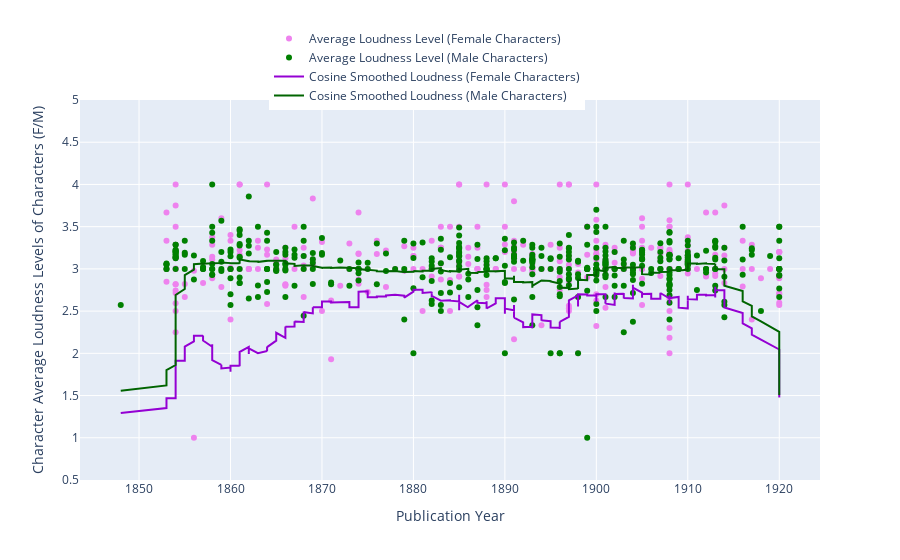

Notebook source saved alongside this figure:
### Code cell
# Character Loudness sorted by female and male average character loudness but independent of authors

import plotly.graph_objects as go
import numpy as np

# Sort the DataFrame by 'text_used_date' column
df_sorted_by_publication_year = df_new2.sort_values(by='text_used_date')

# Calculate cosine smoothed loudness values for females
window_size = 50  # Define the window size for cosine smoothing
cosine_smoothed_loudness_female = np.convolve(df_sorted_by_publication_year['female_loudness_average'], np.ones(window_size)/window_size, mode='same')

# Calculate cosine smoothed loudness values for males
cosine_smoothed_loudness_male = np.convolve(df_sorted_by_publication_year['male_loudness_average'], np.ones(window_size)/window_size, mode='same')

# Create scatter plot for loudness for females
scatter_female = go.Scatter(x=df_sorted_by_publication_year['text_used_date'], 
                            y=df_sorted_by_publication_year['female_loudness_average'],
                            mode='markers',
                            marker=dict(color='violet'),
                            name='Average Loudness Level (Female Characters)',
                            text=df_sorted_by_publication_year['filename'],  # Hover text
                            hoverinfo='text')

# Create scatter plot for loudness for males
scatter_male = go.Scatter(x=df_sorted_by_publication_year['text_used_date'], 
                          y=df_sorted_by_publication_year['male_loudness_average'],
                          mode='markers',
                          marker=dict(color='green'),
                          name='Average Loudness Level (Male Characters)',
                          text=df_sorted_by_publication_year['filename'],  # Hover text
                          hoverinfo='text')

# Create line plot for cosine smoothed loudness for females
line_smoothed_female = go.Scatter(x=df_sorted_by_publication_year['text_used_date'], 
                                  y=cosine_smoothed_loudness_female,
                                  mode='lines',
                                  line=dict(color='darkviolet', width=2),
                                  name='Cosine Smoothed Loudness (Female Characters)')

# Create line plot for cosine smoothed loudness for males
line_smoothed_male = go.Scatter(x=df_sorted_by_publication_year['text_used_date'], 
                                y=cosine_smoothed_loudness_male,
                                mode='lines',
                                line=dict(color='darkgreen', width=2),
                                name='Cosine Smoothed Loudness (Male Characters)')

# Create layout
layout = go.Layout(xaxis=dict(title='Publication Year'),
                   yaxis=dict(title='Character Average Loudness Levels of Characters (F/M)', range=[0.5, 5]),
                   hovermode='closest',
                   legend=dict(x=0.5, y=1.2, orientation='h'),
                   template='plotly') 

# Create figure
fig = go.Figure(data=[scatter_female, scatter_male, line_smoothed_female, line_smoothed_male], layout=layout)

# Show plot
fig.show()

# Export as PNG with high resolution for print
fig.write_image("/Users/sguhr/Desktop/Diss_notebooks/Diss_data_visualization/20240514_CL_female_male_characters_smoothed_medium_res_df_new2_new.png", scale=10)

# Export as HTML
fig.write_html("/Users/sguhr/Desktop/Diss_notebooks/Diss_data_visualization/20240514_CL_female_male_characters_smoothed_medium_res_df_new2_new.html")

### Figure 1 — Plotly figure (JSON) as saved in the notebook; plotly's stock layout.template omitted (floating-point values rounded to 4 significant figures; data arrays with more than 128 entries replaced by an {"elided": "..."} marker saying what was removed)
{"data": [{"hoverinfo": "text", "marker": {"color": "violet"}, "mode": "markers", "name": "Average Loudness Level (Female Characters)", "text": {"elided": "425 str values"}, "type": "scatter", "x": {"elided": "425 int values"}, "y": {"elided": "425 float values"}}, {"hoverinfo": "text", "marker": {"color": "green"}, "mode": "markers", "name": "Average Loudness Level (Male Characters)", "text": {"elided": "425 str values"}, "type": "scatter", "x": {"elided": "425 int values"}, "y": {"elided": "425 float values"}}, {"line": {"color": "darkviolet", "width": 2}, "mode": "lines", "name": "Cosine Smoothed Loudness (Female Characters)", "type": "scatter", "x": {"elided": "425 int values"}, "y": {"elided": "425 float values"}}, {"line": {"color": "darkgreen", "width": 2}, "mode": "lines", "name": "Cosine Smoothed Loudness (Male Characters)", "type": "scatter", "x": {"elided": "425 int values"}, "y": {"elided": "425 float values"}}], "layout": {"hovermode": "closest", "legend": {"orientation": "h", "x": 0.5, "y": 1.2}, "xaxis": {"title": {"text": "Publication Year"}}, "yaxis": {"range": [0.5, 5], "title": {"text": "Character Average Loudness Levels of Characters (F/M)"}}}}
